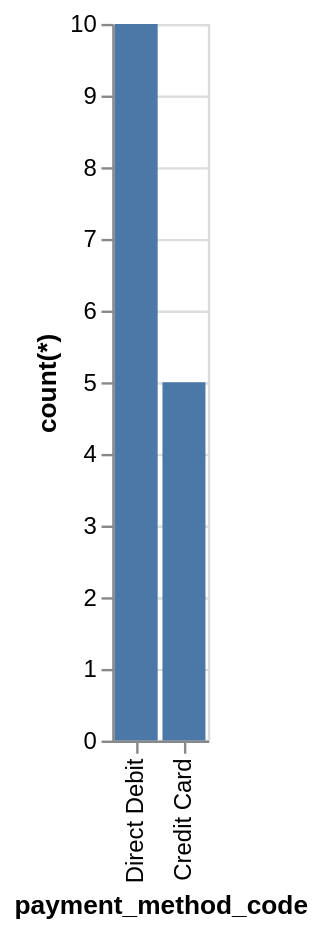

Express this chart as Vega-Lite.
### Vega-Lite specification from a JSON file in a GitHub repository (floating-point values rounded to 4 significant figures)
{"data": {"values": [{"x_data": "Direct Debit", "y_data": 10}, {"x_data": "Credit Card", "y_data": 5}]}, "mark": "bar", "encoding": {"x": {"field": "x_data", "type": "nominal", "title": "payment_method_code", "sort": "descending"}, "y": {"field": "y_data", "type": "quantitative", "title": "count(*)"}}}
